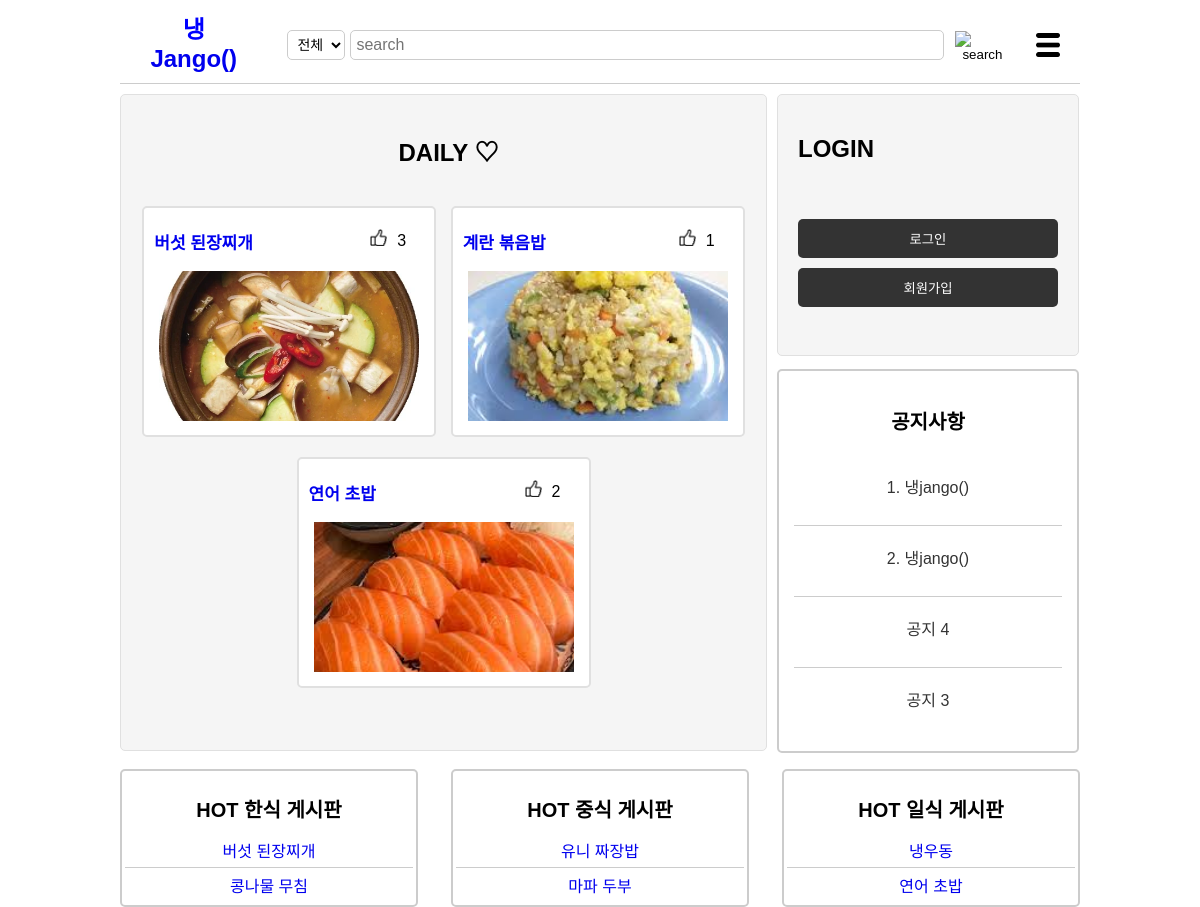
The page / on the database its author committed.
### post/models.py (models this page shows, shortened)
class Post(models.Model):
    title = models.CharField(max_length=200)
    cooktime = models.IntegerField()
    ingredient = models.TextField()
    cookmethod = models.TextField()
    created_at=models.DateTimeField(auto_now_add=True)
    writer=models.ForeignKey(User, on_delete=models.CASCADE)
    like_users=models.ManyToManyField(settings.AUTH_USER_MODEL, related_name='like_posts', blank=True)
    updated_at=models.DateTimeField(null=True, blank=True, auto_now=True)
    category = models.ForeignKey(Category, on_delete=models.CASCADE)

class Image(models.Model):
    post=models.ForeignKey(Post, null=True, blank=True, on_delete=models.CASCADE)
    image=models.ImageField(blank=True, upload_to="images/")

class Noticepost(models.Model):
    title = models.CharField(max_length=200)
    content = models.TextField()
    created_at=models.DateTimeField(auto_now_add=True)
    writer=models.ForeignKey(User, on_delete=models.CASCADE)
    updated_at=models.DateTimeField(null=True, blank=True, auto_now=True)

### post/views/post_views.py (the view)
# urls.py: path('', main, name='main'),
def main(request):
    if request.user.is_authenticated:
        user = request.user
        user_id = user.id
        user_detail=get_object_or_404(User_detail, user_id=user_id)
        gender = user_detail.gender
        post_count = Post.objects.filter(writer=user).count()
    context_daily = daily_posts_view(request)
    korea_hot_list = sort_hot_korea(request)
    china_hot_list = sort_hot_china(request)
    japan_hot_list = sort_hot_japan(request)
    fix_notice = sort_notice_fix(request)
    main_notice = sort_notice(request)
    if request.user.is_authenticated:
        context={
            'post_count':post_count,
            'user_detail':user_detail,
            'gender' : gender,
            'context_daily' : context_daily,
            'korea_hot_list' : korea_hot_list,
            'china_hot_list' : china_hot_list,
            'japan_hot_list' : japan_hot_list,
            'fix_notice': fix_notice,
            'main_notice': main_notice,
        }
    else:
        context={
            'context_daily' : context_daily,
            'korea_hot_list' : korea_hot_list,
            'china_hot_list' : china_hot_list,
            'japan_hot_list' : japan_hot_list,
            'fix_notice': fix_notice,
            'main_notice': main_notice,
        }
    return render(request, 'main.html', context)

### post/views/daily_views.py (called while the page is built)
def daily_posts_view(request):
    today = timezone.now().date()
    daily_numbers = get_object_or_404(DailyNumbers, date=today)
    post1 = get_object_or_404(Post, id=daily_numbers.daily1)
    image1=Image.objects.filter(post=post1).first()
    post2 = get_object_or_404(Post, id=daily_numbers.daily2)
    image2=Image.objects.filter(post=post2).first()
    post3 = get_object_or_404(Post, id=daily_numbers.daily3)
    image3=Image.objects.filter(post=post3).first()
    context={
        'post1': post1,
        'post2': post2,
        'post3': post3,
        'image1': image1,
        'image2': image2,
        'image3': image3,
    }
    return context

### post/views/notice_views.py (called while the page is built)
def sort_notice_fix(request):
    return Noticepost.objects.filter(id__in=[2, 3])

def sort_notice(request):
    return Noticepost.objects.order_by('-created_at')[:2]

### post/views/post_views.py (called while the page is built)
def sort_hot_korea(request):
    posts = Post.objects.filter(category_id=1).annotate(comment_count=Count('like_users')).order_by('-created_at')
    page = request.GET.get('page', '1')
    post_likes = []
    for post in posts:
        likes_count = post.like_users.all().count()
        post_likes.append((post, likes_count, post.created_at))
    post_likes.sort(key=lambda x: (x[1], x[2]), reverse=True)
    sorted_posts_like = [post for post, likes_count, created_at in post_likes]
    korea_hot_list = []
    korea_hot_list.append(sorted_posts_like[0])
    korea_hot_list.append(sorted_posts_like[1])
    return korea_hot_list

def sort_hot_china(request):
    posts = Post.objects.filter(category_id=2).annotate(comment_count=Count('like_users')).order_by('-created_at')
    page = request.GET.get('page', '1')
    post_likes = []
    for post in posts:
        likes_count = post.like_users.all().count()
        post_likes.append((post, likes_count, post.created_at))
    post_likes.sort(key=lambda x: (x[1], x[2]), reverse=True)
    sorted_posts_like = [post for post, likes_count, created_at in post_likes]
    china_hot_list = []
    china_hot_list.append(sorted_posts_like[0])
    china_hot_list.append(sorted_posts_like[1])
    return china_hot_list

### post/templates/main.html (shortened to what this page needs)
<!DOCTYPE html>
<html lang="ko">
    <head>
        {% load static %}
        <link rel="stylesheet" href ="{%static 'css/styles-main.css' %}">
    </head>
    <body>
        <header>
            <div class="logo"><a href="{% url 'post:main' %}">
                <span class="blue">냉</span>Jango() </a>
            </div>
            {% if user.is_authenticated %}
            <form method="POST" action="{% url 'post:search' user.id %}">
                {% csrf_token %}
                <div class="search-bar">
                    <select id="search-type" name="search_select">
                        <option value="전체">전체</option>
                        <option value="제목">제목</option>
                        <option value="재료">재료</option>
                    </select>
                    <input type="text" placeholder="search" name="searched">
                    <button><img src="{% static 'image/search-icon.png' %}" alt="search"></button>
                </div>
            </form>
            {% else %}
            <form method="POST" action="{% url 'post:outsearch'%}">
                <div class="search-bar">
                    <select id="search-type" name="search_select">
                        <option value="전체">전체</option>
                    </select>
                    <input type="text" placeholder="search" name="searched">
                    <button><img src="{% static 'image/search-icon.png' %}" alt="search"></button>
                </div>
            </form>
            {%endif%}
            <div class="menu-icon">
                <img src="{% static 'image/menu-icon.png' %}" alt="menu">
            </div>
        </header>
        <main>
            <section class="daily-and-login">
                <section class="daily-recipe">
                    <br>
                    <h2>DAILY ♡</h2>
                    <br>
                    <div class="recipe-card">
                        <a href="{% url 'post:show' post_id=context_daily.post1.id %}"><h3>{{ context_daily.post1.title }}</h3></a>
                        <div class="likes">
                            <img src="{% static 'image/like-icon.jpg' %}" alt="Like">
                            <span class="likenum">{{ context_daily.post1.like_users.count }}</span>
                        </div>
                        <br>
                        <img src="{% if context_daily.image1 %}{{ context_daily.image1.image.url }}{% else %}{% static 'image/recipe-image.png' %}{% endif %}" alt="Image">
                        <br>
                    </div>
                    <div class="recipe-card">
                        <a href="{% url 'post:show' post_id=context_daily.post2.id %}"><h3>{{ context_daily.post2.title }}</h3></a>
                        <div class="likes">
                            <img src="{% static 'image/like-icon.jpg' %}" alt="Like">
                            <span class="likenum">{{ context_daily.post2.like_users.count }}</span>
                        </div>
                        <br>
                        <img src="{% if context_daily.image2 %}{{ context_daily.image2.image.url }}{% else %}{% static 'image/recipe-image.png' %}{% endif %}" alt="Image">
                        <br>
                    </div>
                    <br>
                    <div class="recipe-card">
                        <a href="{% url 'post:show' post_id=context_daily.post3.id %}"><h3>{{ context_daily.post3.title }}</h3></a>
                        <div class="likes">
                            <img src="{% static 'image/like-icon.jpg' %}" alt="Like">
                            <span class="likenum">{{ context_daily.post3.like_users.count }}</span>
                        </div>
                        <br>
                        <img src="{% if context_daily.image3 %}{{ context_daily.image3.image.url }}{% else %}{% static 'image/recipe-image.png' %}{% endif %}" alt="Image">
                        <br>
                    </div>
                </section>
                <aside class="login-box">
                    {% if user.is_authenticated %}
                    <div class="user-info-section">
                        <div class="box1">
                            <h2>PROFILE</h2>
                            <p id="user-id">아이디: {{user}}</p>
                            <p id="user-gender">성별: {{user_detail.get_gender_display}}</p>
                            <p id="user-posts">게시글 수: {{ post_count }}</p>
                            <a href="{% url 'post:mypage' user.id %}"><button>마이페이지</button>
                            <a href="{% url 'accounts:logout' %}"><button>로그아웃</button></a>
                            <div>
                                <a href="{% url 'post:write' %}"><button onclick="location.href='recipeRegistration.html'">레시피 등록하기</button></a>
                            </div>
                        </div>
                        <div id="info2">
                            <h3>공지사항</h3>
                            <ul>
                                {% for notice in fix_notice %}
                                <li><a href="{% url 'post:noticeShow' notice.id %}">{{notice.title}}</a></li>
                                {% endfor %}
                                {% for notice in main_notice %}
                                <li><a href="{% url 'post:noticeShow' notice.id %}">{{notice.title}}</a></li>
                                {% endfor %}
                            </ul>
                        </div>
                    </div>
                    {% else %}
                    <div class="user-info-section">
                        <div class="box1">
                            <h2>LOGIN</h2>
                            <br>
                            <br>
                            <a href="{% url 'accounts:login' %}"><button>로그인</button></a>
                            <a href="{% url 'accounts:signup' %}"><button>회원가입</button></a>
                            <br>
                        </div>
                        <div id="info">
                            <h3>공지사항</h3>
                            <ul>
                                {% for notice in fix_notice %}
                                <li><a href="{% url 'post:noticeShow' notice.id %}">{{notice.title}}</a></li>
                                {% endfor %}
                                {% for notice in main_notice %}
                                <li><a href="{% url 'post:noticeShow' notice.id %}">{{notice.title}}</a></li>
                                {% endfor %}
                            </ul>
                        </div>
                    </div>
                    {% endif %}
                </aside>
            </section>
            <br>
            <section class="category-top">
                <div class="category">
                    <h3>HOT 한식 게시판</h3>
                    <ul>
                        {% for post in korea_hot_list %}
                        <li><a href="{% url 'post:show' post.id %}">{{post.title}}</a></li>
                        {% endfor %}
                    </ul>
                </div>
                <div class="category">
                    <h3>HOT 중식 게시판</h3>
                    <ul>
                        {% for post in china_hot_list %}
                        <li><a href="{% url 'post:show' post.id %}">{{post.title}}</a></li>
                        {% endfor %}
                    </ul>
                </div>
                <div class="category">
                    <h3>HOT 일식 게시판</h3>
                    <ul>
                        {% for post in japan_hot_list %}
                        <li><a href="{% url 'post:show' post.id %}">{{post.title}}</a></li>
                        {% endfor %}
                    </ul>
                </div>
            </section>
        </main>
    </body>
</html>

### static/css/styles-main.css (style rules this page uses)
body { font-family: Arial, sans-serif; margin: 0 auto; padding: 0; text-align: center; width: 960px; overflow-x: auto; }
header { display: flex; justify-content: space-between; align-items: center; padding: 10px 20px; background-color: #fff; border-bottom: 1px solid #ccc; }
a { text-decoration-line: none; text-decoration-color: black; }
.logo { font-size: 24px; font-weight: bold; margin-right: 20px; }
.logo .blue { color: blue; }
#search-type { margin-right: 5px; padding: 5px; border-radius: 5px; border: 1px solid #ccc; background-color: #fff; font-size: 14px; }
#search-type option { background-color: #fff; }
.search-bar { padding-top: 6px; display: flex; align-items: center; flex-grow: 1; margin: 0 20px; }
.search-bar input { width:590px; padding: 5px; font-size: 16px; border: 1px solid #ccc; border-radius: 5px; flex-grow: 1; }
.search-bar button { background: none; border: none; cursor: pointer; margin-left: 5px; }
.search-bar button img { margin-top: 3px; width: 30px; height: 30px; }
.menu-icon { position: relative; display: inline-block; }
.menu-icon img { margin-top: 10px; width: 24px; height: 24px; cursor: pointer; }
.daily-and-login { display: flex; text-align: left; width: 960px; }
.daily-recipe { width: 615px; height: 655px; border-radius: 5px; background-color: #f5f5f5; border: 1px solid #e0e0e0; text-align: center; padding-left: 20px; padding-right: 10px; margin-top: 10px; margin-right: 10px; }
.recipe-card { display: inline-block; width: 270px; margin-right: 10px; margin-bottom: 20px; text-align: center; padding: 10px; background-color: #ffffff; border: 2px solid #e0e0e0; border-radius: 5px; }
.recipe-card img { width: 260px; height: 150px; object-fit: cover; }
.recipe-card h3 { display: flex; width: 80%; height: 30px; float: left; margin: 11px 0; font-size: 17px; }
.likes { display: flex; height: 30px; align-items: center; justify-content: start; padding-top: 5px; }
.likes img { height: 17px; width: 17px; float: right; padding-right: 10px; }
.likenum { padding-top: 7px; }
.box1 { width: 260px; height: fit-content; margin-top: 10px; padding: 20px; border-radius: 5px; background-color: #f5f5f5; border: 1px solid #e0e0e0; }
.login-box { width: 300px; height: auto; background-color: #ffffff; }
.box1 button { width: 100%; padding: 10px; background-color: #333; color: #fff; border: none; border-radius: 5px; cursor: pointer; margin-bottom: 10px; }
.login-box a { display: block; color: #333; text-decoration: none; }
.user-info-section { width:auto; height: 650px; }
#info { height:350px; width:268px; margin-top: 13px; background-color: #ffffff; border: 2px solid #ccc; border-radius: 5px; padding:15px; align-items:center; text-align: center; }
#info h3 { font-size: 20px; }
#info ul { list-style: none; padding: 0; margin: 0; line-height: 45px; }
#info li { padding: 10px 0px 15px; border-top: 1px solid #ccc; }
#info li:first-child { border-top: none; }
.category-top { display: flex; justify-content: space-between; }
.category { width: 30%; border: 2px solid #ccc; border-radius: 5px; padding: 3px; }
.category h3 { text-align: center; margin-bottom: 10px; font-size: 20px; }
.category ul { list-style: none; padding: 0; margin: 0; }
.category li { padding: 5px 0; border-top: 1px solid #ccc; }
.category li:first-child { border-top: none; }

### rows shown on the page
Post: post1 "버섯 된장찌개", post1.like_users.count "3", title "버섯 된장찌개"
Image: image1.image (picture)
Post: post2 "계란 볶음밥", post2.like_users.count "1"
Image: image2.image (picture)
Post: post3 "연어 초밥", post3.like_users.count "2", title "연어 초밥"
Image: image3.image (picture)
Noticepost: title "1. 냉jango()"
Noticepost: title "2. 냉jango()"
Noticepost: title "공지 4"
Noticepost: title "공지 3"
Post: title "콩나물 무침"
Post: title "유니 짜장밥"
Post: title "마파 두부"
Post: title "냉우동"
